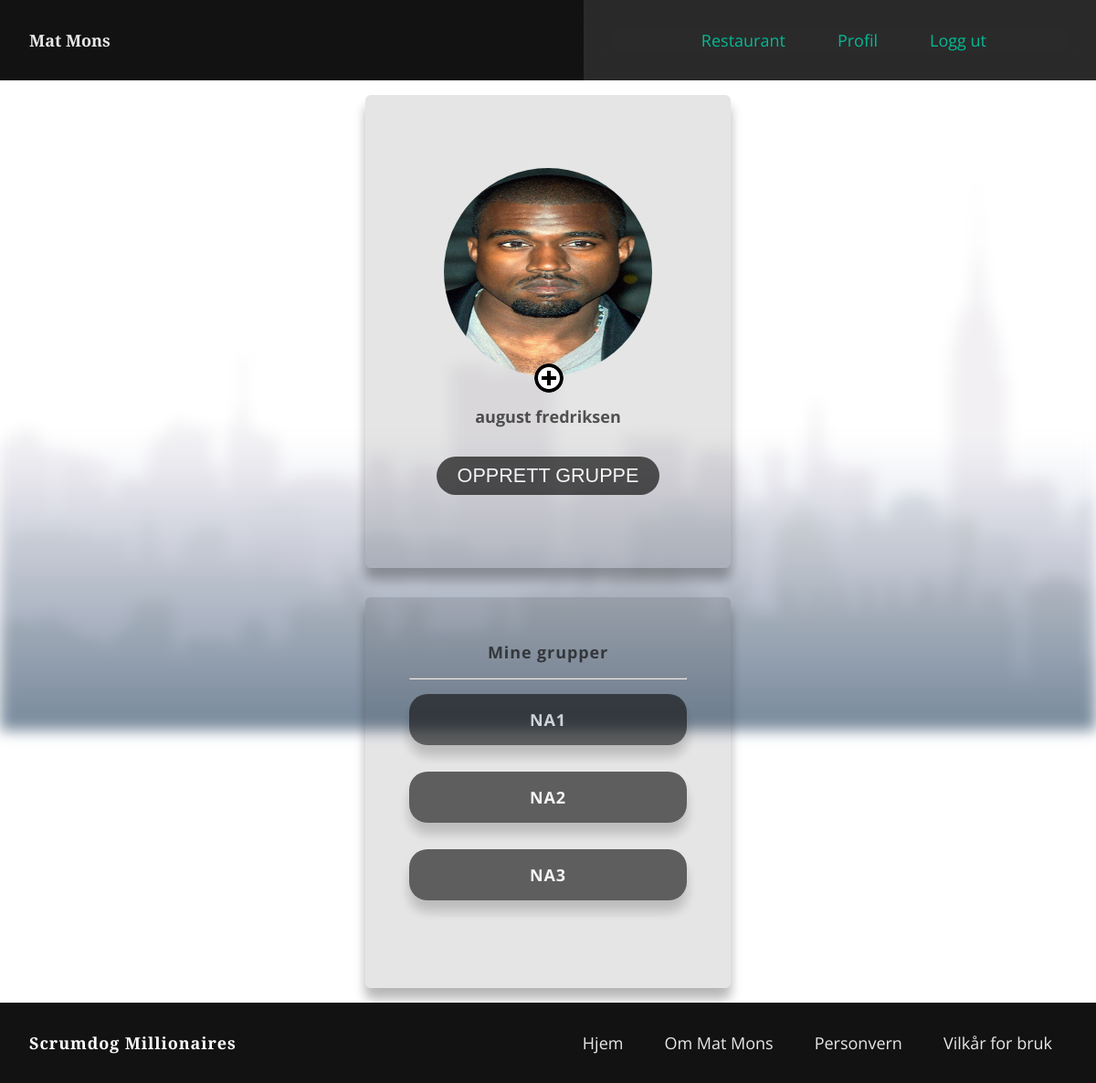
The page /profile (signed in) on the database its author committed.
### db/modul.py (models this page shows, shortened)
class User(base, UserMixin):
    __tablename__ = "user"
    id = Column(Integer, primary_key=True, unique=True,
                nullable=False, autoincrement=True)
    email = Column(String(50), nullable=False, unique=True)
    password_hash = Column(String(200), nullable=False)
    first_name = Column(String(50), nullable=False)
    last_name = Column(String(50), nullable=False)
    image = Column(LargeBinary(length=(2 ** 32) - 1))
    user_group_role = relationship(
        "User_group_role", back_populates="user", cascade="all, delete")
    dinner = relationship("Dinner")
    user = relationship("Comment")
    @property
    def password(self):
        raise AttributeError('password is unreadable by humans ')

class Group(base):
    __tablename__ = "group"
    id = Column(Integer, primary_key=True, unique=True,
                nullable=False, autoincrement=True)
    name = Column(String(255), nullable=False, unique=True)
    user_group_role = relationship(
        "User_group_role", back_populates="group", cascade="all, delete")
    shopping_lists = relationship("Shopping_list")
    dinner = relationship("Dinner")
    meal = relationship("Meal")

### routes/auth_routes.py (the view)
@usersroute.route('/profile')
@login_required
def profile():
    if current_user.image is not None:
        image = b64encode(current_user.image).decode("utf-8")
    else:
        image = ""
    return render_template('users/profile.html', user=current_user, groups=get_groups_with_user_id(current_user.id), roles=get_roles_with_user_id(current_user.id), image=image)

### app/__init__.py (called while the page is built)
@login_manager.user_loader
def load_user(id):
    user = session.query(User).get(int(id))
    session.close()
    return user

### queries.py (called while the page is built)
def get_groups_with_user_id(id):
    return session.query(Group).join(
        User_group_role).join(User).filter(User.id == id).all()

def get_roles_with_user_id(id):
    return session.query(Role.name).join(
        User_group_role).join(User).filter(User.id == id).all()

### templates/users/profile.html (shortened to what this page needs)
{% extends "base.html" %}
 {% block title %}Index{% endblock %} {% block
content%}
<main class="profile-main">
    <div class="img-bg general-bg blur"></div>
<div class="container">
    <div class="grid-7 element-animation">
      <div class="card">
<div class="relative">
        <img onerror="this.onerror=null; this.src='/static/img/kenny.jpg'" class="center profile">
    <button class="box" onclick="showProfileModal()"></button>
    </div>
    <h1 class="title">{{ user.first_name }} {{ user.last_name }}</h1>
        <button class="btn-grad top" onclick="showGroupModal()"><span> Opprett gruppe</span></button>
      </div>
    </div>
        <div class="grid-7 element-animation">
          <div class="card">
            <h2>Mine grupper</h2>
            <hr>
            <div class="group">
              {% if groups|length < 1%}
              <div class="group-content" onclick="showGroupModal()">
                <h3>Du har ingen grupper.</h3>
                <p>Opprett en for å lage middager, ukesmeny og se handleliste!</p>
              </div>
              {% else %}
              {% for group in groups %}
              <a href="{{ url_for('grouproute.show_group', group_id=group.id) }}">
                <div class="group-content">
                    <h3>{{ group.name }}</h3>
                </div>
            </a>
            {% endfor %}
            {% endif %}
              </div>
          </div>
          </div>
</div>
</main>
{% endblock %}

### static/css/styles.css (style rules this page uses)
:root { --ff-body: "Open Sans", sans-serif; --ff-title: "Open Sans", sans-serif; --ff-logo: "Playfair Display", sans-serif; --clr-primary-400: hsl(60 100% 50%); --clr-neutral-900: #121212; --clr-error: #ff5357; --clr-warning: #ffac00; --clr-info: #00afcc; --clr-success: #01c9a0; --clr-primary: #121212; --clr-neutral: #ffffff; --fs-xxl: clamp(3.5rem, 12vw + 1rem, 12rem); --fs-xl: clamp(3.5rem, 12vw + 1rem, 7rem); --fs-600: clamp(2rem, 12vw + 1rem, 3rem); --fs-500: clamp(1.5rem, 12vw + 1rem, 2.25rem); --fs-400: clamp(1rem, 12vw + 1rem, 1.125rem); --fs-300: clamp(.3rem, 2.5vw + 1rem, 1rem); }
* { margin: 0; padding: 0; box-sizing: border-box; scroll-behavior: smooth; }
html { position: relative; overflow: visible; }
body { min-height: 100vh; font-family: var(--ff-body); font-size: 1.125rem; color: var(--clr-primary); }
h1, h2, h3 { font-family: var(--ff-title); font-size: var(--fs-400); }
.privacy-article h1, h2, h3, h4, p { letter-spacing: 0.05em; }
.toc-list li, a { color: var(--clr-primary); text-decoration: none; margin-bottom: 1rem; opacity: 0.9; transition: opacity 0.3s ease; }
.profile-main { position: relative; text-align: center; min-height: 100vh; }
.card hr { margin: 1rem 0; }
.img-bg { z-index: -1; position: fixed; min-height: 100vh; min-width: 100vw; top: 0; left: 0; background-size: cover; background-position: center left; }
.top { margin-top: 16px; }
.btn-grad { background-image: linear-gradient(135deg, var(--clr-primary) 0%, var(--clr-primary) 100%); color: var(--clr-neutral); text-transform: uppercase; font-size: var(--fs-400); width: 80%; padding: 0.5rem 0.5rem; opacity: 0.7; transition: all 0.3s ease; border-style: none; border-radius: 2rem; }
.btn-grad span { font-size: 1.2em; }
.group { display: flex; flex-direction: column; gap: 0.8rem; }
.group a { color: var(--clr-neutral); }
.group-content { background-image: linear-gradient(135deg, var(--clr-primary) 0%, var(--clr-primary) 100%); box-shadow: 0 12px 13px rgba(0, 0, 0, 0.16), 0 12px 13px rgba(0, 0, 0, 0.16); border-radius: 20px; opacity: 0.7; padding: 1rem 0; place-items: center; justify-content: center; transition: all 0.3s ease; color: var(--clr-neutral); }
.title { font-size: var(--fs-400); color: var(--clr-primary); opacity: 0.7; }
.card h2 { font-size: var(--fs-400); color: var(--clr-primary); opacity: 0.7; margin-top: -2rem; }
.card { border-radius: 6px; display: inline-block; width: 400px; margin: 1rem 0; padding: 5rem 3rem; position: relative; min-height: 15rem; box-shadow: 0 12px 13px rgba(0, 0, 0, 0.16), 0 12px 13px rgba(0, 0, 0, 0.16); transition: all 0.3s cubic-bezier(0.25, 0.8, 0.25, 1); background: linear-gradient(rgba(0, 0, 0, 0.1), rgba(0, 0, 0, 0.1)); }
.card img { aspect-ratio: 4/3; clip-path: circle(); }
.relative { position: relative; border-radius: 100%; margin: 0 auto; }
.box { position: absolute; bottom: -8%; left: 45%; z-index: 9998; background-color: var(--clr-neutral); background-image: url(/static/img/add-svgrepo-com.svg); background-position: center center; background-repeat: no-repeat; width: 2rem; border-radius: 100%; border: 0; aspect-ratio: 1; }
.title { margin-top: 2rem; }
.center { display: block; margin-left: auto; margin-right: auto; }
.container { min-height: 100vh; }
.element-animation { animation: animationFrames ease 2s; animation-iteration-count: 2; transform-origin: 50% 50%; animation-fill-mode: forwards; -webkit-animation: animationFrames ease 1.5s; -webkit-animation-iteration-count: 1; -webkit-transform-origin: 50% 50%; -webkit-animation-fill-mode: forwards; }
.blur { filter: blur(.5rem); transition: filter .5s; }
.group-nav a, span { text-decoration: none; color: var(--clr-neutral); cursor: pointer; }
img, picture { max-width: 100%; display: block; }
.general-bg { background-image: url(/static/img/testbg.jpg); }

### rows shown on the page
User: first_name "august", last_name "fredriksen"
Group: name "NA1"
Group: name "NA2"
Group: name "NA3"
